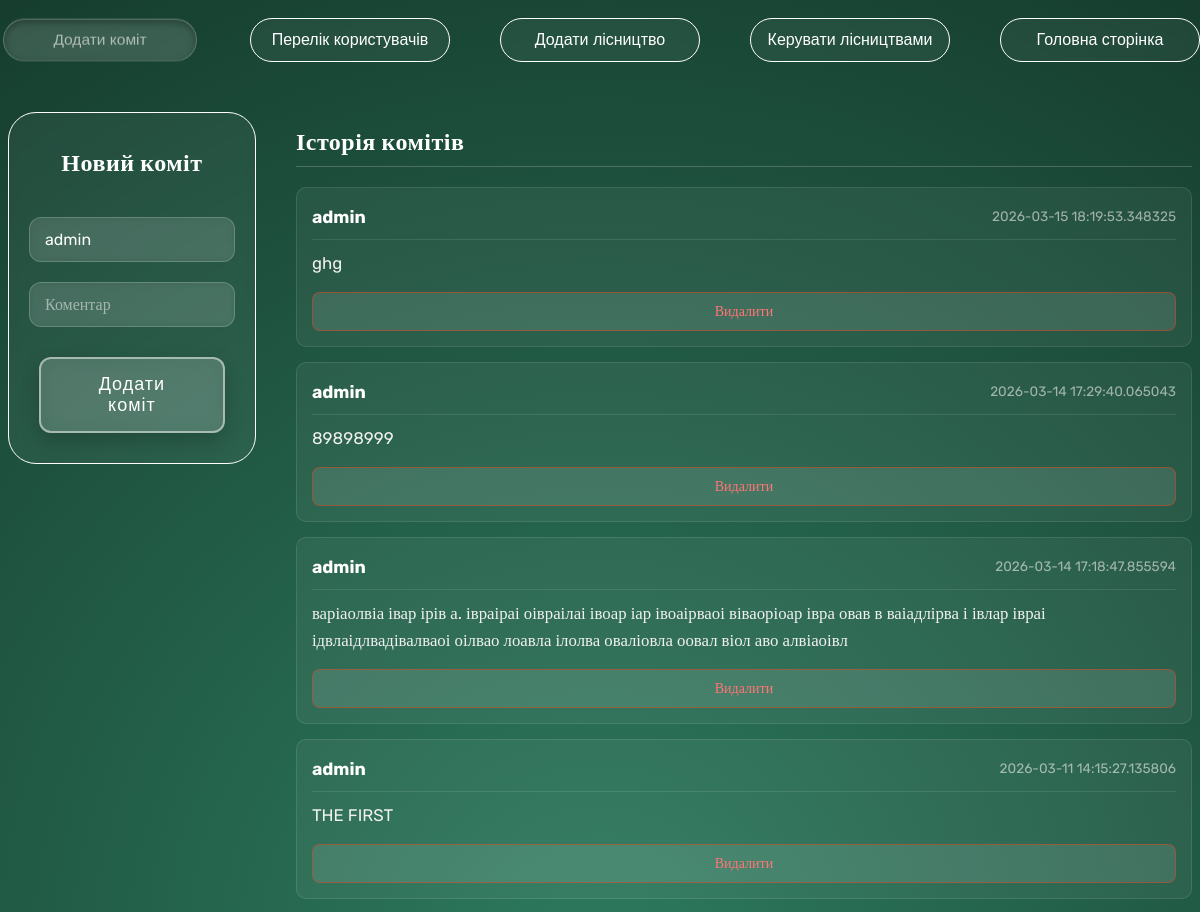
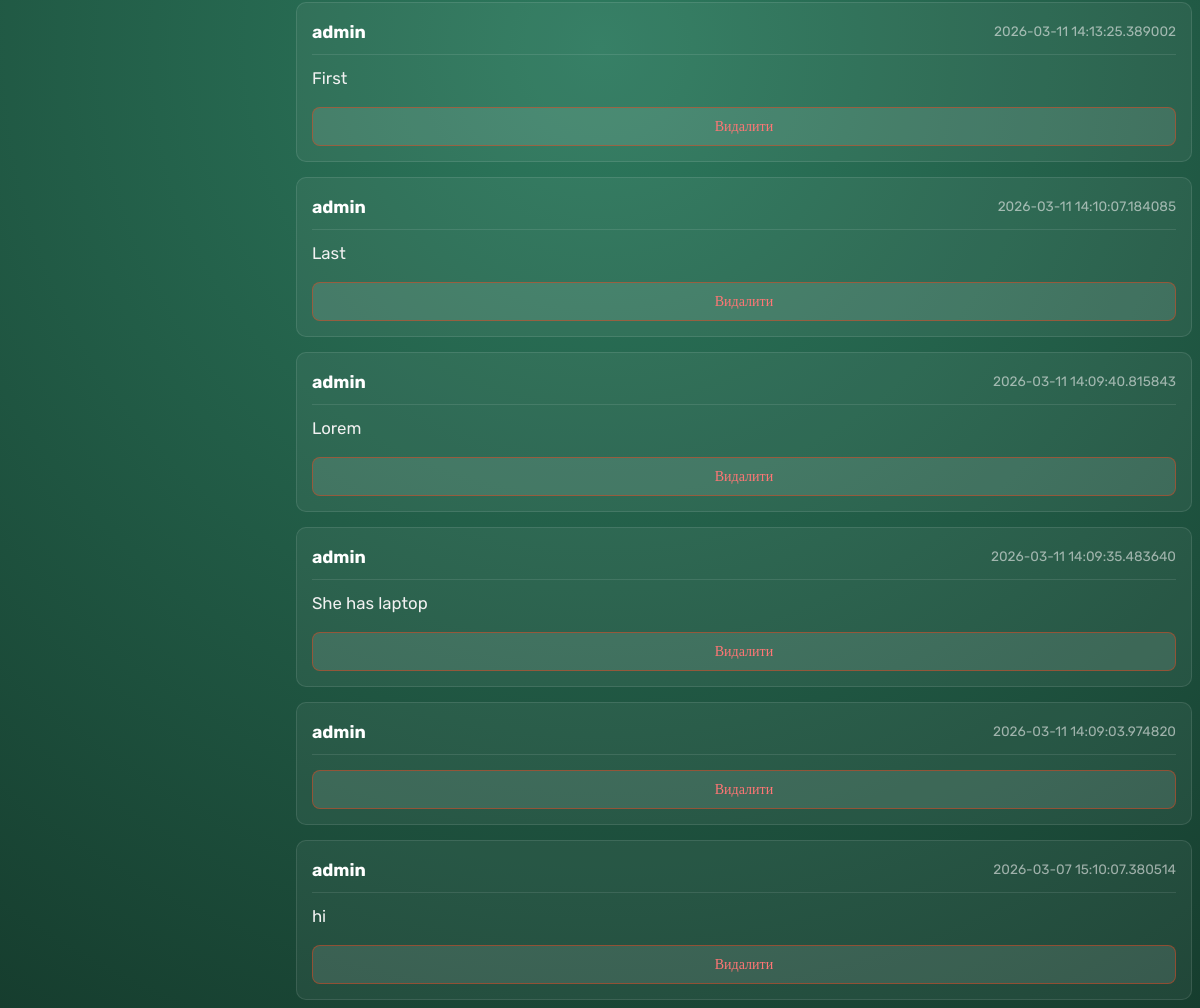
Screenshot of /comits (signed in) with the database file from the repository (2 pictures, top to bottom).
### DB.py (models this page shows, shortened)
class User(UserMixin, db.Model):
    id = db.Column(db.Integer, primary_key=True)
    isAdmin = db.Column(db.Boolean, default=False)
    username = db.Column(db.String(150), unique=True, nullable=False)
    gmail = db.Column(db.String(150), unique=True, nullable=False)
    password_hash = db.Column(db.String(256), nullable=False)

class Comits(db.Model):
    id = db.Column(db.Integer, primary_key=True)
    username = db.Column(db.String(150), nullable=False)
    comment = db.Column(db.Text, nullable=False)
    date = db.Column(db.DateTime, nullable=False)

### app.py (the view, shortened to what this page needs)
@app.route('/comits', methods=['GET', 'POST'])
@login_required
@admin_required
def comits():
    all_comits = Comits.query.all()
    return render_template('comits.html', comits=all_comits)

### app.py (called while the page is built)
@login_manager.user_loader
def load_user(user_id):
    return User.query.get(int(user_id))

### templates/comits.html (shortened to what this page needs)
<!DOCTYPE html>
<html lang="en">
<head>
    <link rel="stylesheet" href="{{ url_for('static', filename='styles/admin-style.css') }}">
    <link rel="stylesheet" href="{{ url_for('static', filename='styles/btn-style.css') }}">
</head>
<body style="background: radial-gradient(circle at center, #2d7a5e 0%, #163d2e 100%);">
    <header>
        <a style="text-decoration: none;" href="{{ url_for('comits')}}"><button class="glass-button-white active">Додати коміт</button></a>
        <a style="text-decoration: none;" href="{{ url_for('all_users') }}"><button class="glass-button-white">Перелік користувачів</button></a>
        <a style="text-decoration: none;" href="{{ url_for('admin') }}"><button class="glass-button-white">Додати лісництво</button></a>
        <a style="text-decoration: none;" href="{{ url_for('change') }}"><button class="glass-button-white">Керувати лісництвами</button></a>
        <a style="text-decoration: none;" href="{{ url_for('main') }}"><button class="glass-button-white">Головна сторінка</button></a>
    </header>
    <div style="display: flex; justify-content: center; width: 100%; gap: 40px; padding: 0px;">
        <div class="input-box" style="height: 300px; padding-bottom: 30px; margin-top: 50px; position: sticky; top: 100px; min-width: 150px; width: 300px;">
            <h1 style="color: white; text-align: center; margin-bottom: 10px;">Новий коміт</h1>
            <form action="/comits" method="POST" style="display: flex; flex-direction: column; align-items: center; gap: 20px; margin-top: 20px;">
                <input type="text" name="username" class="input-box" placeholder="Username" value="{{ current_user.username }}" readonly>
                <input type="text" name="comment" class="input-box" placeholder="Коментар" required>
                <button type="submit" class="submit-btn" style="width: 90%; margin-top: 10px;">Додати коміт</button>
            </form>
        </div>
        <main style="margin-top: 50px; flex-grow: 1; max-width: 900px;">
            <h1 style="color: white; border-bottom: 1px solid rgba(255,255,255,0.2); padding-bottom: 10px; margin-bottom: 20px;">Історія комітів</h1>
            <div style="display: flex; flex-direction: column; gap: 15px;">
                {% for commit in comits|reverse %}
                <div class="text-light" style="background: rgba(255, 255, 255, 0.05); border: 1px solid rgba(255, 255, 255, 0.1); border-radius: 10px; padding: 15px;">
                    <div style="border-bottom: 1px solid rgba(255, 255, 255, 0.1); padding-bottom: 8px; margin-bottom: 10px; display: flex; justify-content: space-between; align-items: center;">
                        <strong>{{ commit.username }}</strong>
                        <span style="opacity: 0.6; font-size: 0.85em;">{{ commit.date }}</span>
                    </div>
                    <p style="margin: 0 0 15px 0; font-size: 1.05em; word-wrap: break-word;">{{ commit.comment }}</p>
                    <form action="/delete_commit/{{ commit.id }}" method="POST" style="margin: 0; text-align: right;">
                        <button type="submit" onclick="return confirm('Ви впевнені, що хочете видалити цей коміт?')" class="action-btn delete-btn">
                            Видалити
                        </button>
                    </form>
                </div>
                {% endfor %}
            </div>
        </main>
    </div>
</body>
</html>

### static/styles/admin-style.css (style rules this page uses)
body { font-family: "Rubik"; }
header { top: 0px; position: sticky; display: flex; justify-content: center; gap: 50px; z-index: 200; }
h1 { font-size: 24px; color: #fff; margin-bottom: 10px; letter-spacing: 0.5px; }
form { margin-top: 80px; display: flex; justify-content: center; gap: 40px; }
.input-box { display: flex; flex-direction: column; gap: 10px; padding: 20px; background: rgba(255, 255, 255, 0.05); backdrop-filter: blur(5px); -webkit-backdrop-filter: blur(5px); border: 1px solid rgb(255, 255, 255); color: #fff; border-radius: 28px; font-size: 16px; font-weight: 400; }
.input-box input, .input-box select { width: 100%; box-sizing: border-box; padding: 12px 15px; background: rgba(255, 255, 255, 0.1); border: 1px solid rgba(255, 255, 255, 0.2); border-radius: 12px; color: #ffffff; font-size: 16px; font-family: inherit; outline: none; transition: all 0.3s ease; }
.input-box input::placeholder { color: rgba(255, 255, 255, 0.5); }
.action-btn { width: 100%; padding: 10px 15px; border-radius: 8px; border: 1px solid rgba(255, 255, 255, 0.3); background: rgba(255, 255, 255, 0.1); color: white; cursor: pointer; transition: all 0.3s ease; font-family: inherit; font-size: 14px; }
.delete-btn { border-color: rgba(232, 65, 24, 0.5); color: #ff7675; }
.text-light { color: #f1f1f1; line-height: 1.6; }
.text-light strong { color: #ffffff; font-size: 1.1em; }

### static/styles/btn-style.css (style rules this page uses)
.glass-button-white { display: flex; align-items: center; justify-content: center; gap: 10px; width: 200px; padding: 12px; margin-top: 10px; background: rgba(255, 255, 255, 0.05); backdrop-filter: blur(5px); -webkit-backdrop-filter: blur(5px); border: 1px solid rgb(255, 255, 255); color: #fff; border-radius: 28px; font-size: 16px; font-weight: 400; cursor: pointer; transition: all 0.3s ease; }
.active { transform: scale(0.97); background: rgba(255, 255, 255, 0.15); color: rgba(255, 255, 255, 0.6); border-color: rgba(255, 255, 255, 0.2); box-shadow: inset 0 3px 8px rgba(0, 0, 0, 0.3); cursor: default; pointer-events: none; }
.submit-btn { width: 200px; background: rgba(255, 255, 255, 0.15); border: 2px solid rgba(255, 255, 255, 0.5); color: #ffffff; padding: 15px 40px; font-size: 18px; font-weight: 400; letter-spacing: 1px; border-radius: 12px; backdrop-filter: blur(10px); -webkit-backdrop-filter: blur(10px); cursor: pointer; transition: all 0.3s ease; box-shadow: 0 8px 20px rgba(0, 0, 0, 0.2); }
.action-btn { width: 100%; padding: 10px 15px; border-radius: 8px; border: 1px solid rgba(255, 255, 255, 0.3); background: rgba(255, 255, 255, 0.1); color: white; cursor: pointer; transition: all 0.3s ease; font-family: inherit; font-size: 14px; }
.delete-btn { border-color: rgba(232, 65, 24, 0.5); color: #ff7675; }

### rows the page displays
User: username "admin"
Comits: username "admin", date "2026-03-15 18:19:53.348325", comment "ghg"
Comits: username "admin", date "2026-03-14 17:29:40.065043", comment "89898999"
Comits: username "admin", date "2026-03-14 17:18:47.855594", comment "варіаолвіа івар ірів а. івраіраі оівраілаі івоар іар івоаірваоі віваоріоар івра овав в ваіадлірва і івлар івраі ідвлаідлвадівалваоі оілвао лоавла ілолва оваліовла оовал віол аво алвіаоівл"
Comits: username "admin", date "2026-03-11 14:15:27.135806", comment "THE FIRST"
Comits: username "admin", date "2026-03-11 14:13:25.389002", comment "First"
Comits: username "admin", date "2026-03-11 14:10:07.184085", comment "Last"
Comits: username "admin", date "2026-03-11 14:09:40.815843", comment "Lorem"
Comits: username "admin", date "2026-03-11 14:09:35.483640", comment "She has laptop"
Comits: username "admin", date "2026-03-11 14:09:03.974820"
Comits: username "admin", date "2026-03-07 15:10:07.380514", comment "hi"
